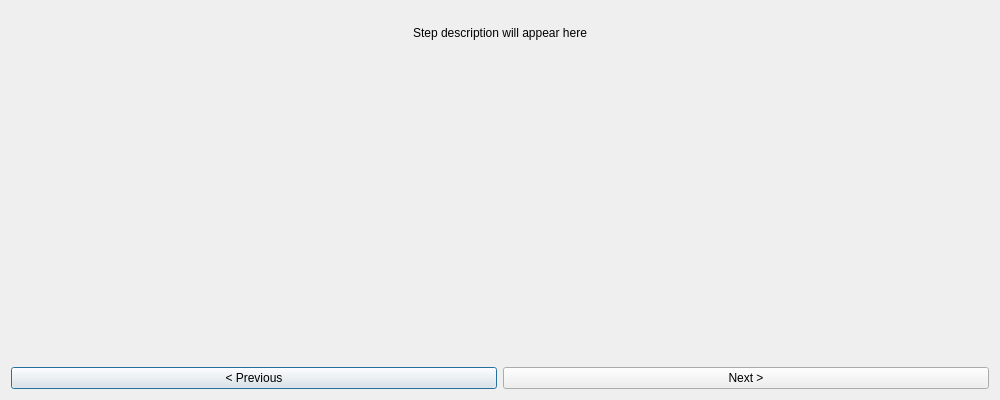
<?xml version="1.0" encoding="UTF-8"?>
<ui version="4.0">
 <class>Dialog</class>
 <widget class="QDialog" name="Dialog">
  <property name="geometry">
   <rect>
    <x>0</x>
    <y>0</y>
    <width>1000</width>
    <height>400</height>
   </rect>
  </property>
  <property name="windowTitle">
   <string>Generate Motilal Oswal TOTP</string>
  </property>
  <layout class="QVBoxLayout" name="verticalLayout">
   <item>
    <widget class="QLabel" name="stepLabel">
     <property name="text">
      <string>Step description will appear here</string>
     </property>
     <property name="alignment">
      <set>Qt::AlignCenter</set>
     </property>
     <property name="wordWrap">
      <bool>true</bool>
     </property>
     <property name="openExternalLinks">
      <bool>true</bool>
     </property>
    </widget>
   </item>
   <item>
    <widget class="QLabel" name="imageLabel">
     <property name="minimumSize">
      <size>
       <width>300</width>
       <height>300</height>
      </size>
     </property>
     <property name="scaledContents">
      <bool>true</bool>
     </property>
     <property name="alignment">
      <set>Qt::AlignCenter</set>
     </property>
    </widget>
   </item>
   <item>
    <layout class="QHBoxLayout" name="buttonLayout">
     <item>
      <widget class="QPushButton" name="prevButton">
       <property name="text">
        <string>&lt; Previous</string>
       </property>
      </widget>
     </item>
     <item>
      <widget class="QPushButton" name="nextButton">
       <property name="text">
        <string>Next &gt;</string>
       </property>
      </widget>
     </item>
    </layout>
   </item>
  </layout>
 </widget>
 <resources/>
 <connections/>
</ui>
